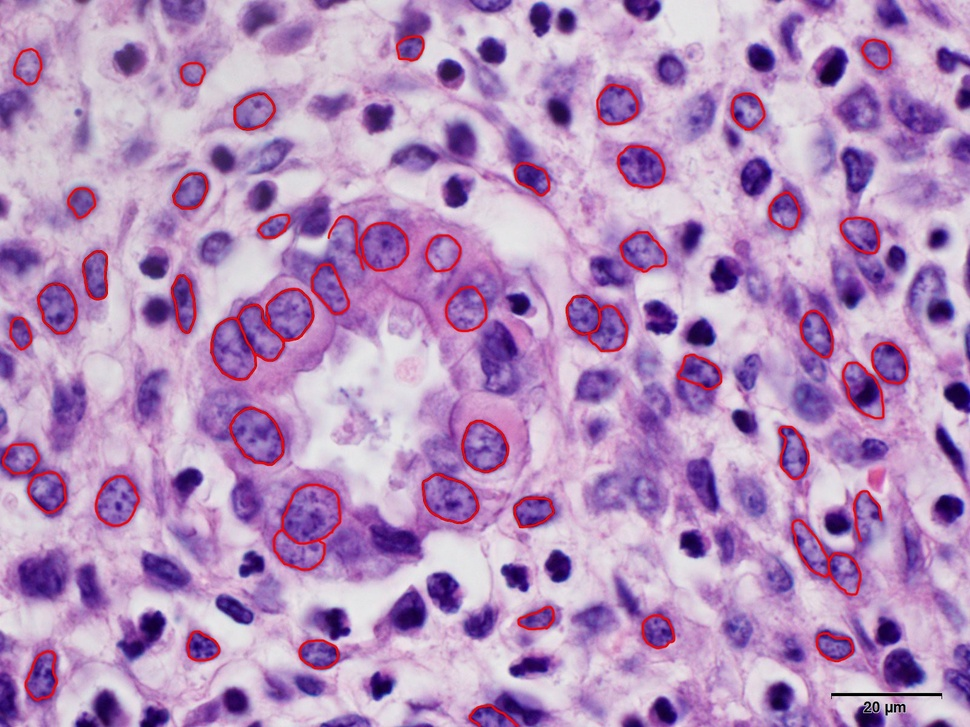
#> input picture image/lined2.jpg, 970 x 727 px, shrunk from 1600 x 1200 before the run
$ python kirinuki.py   (Python 2 division)
#> lines starting #> are read from the running program, lines starting #| are printed output that depends on the picture
import cv2
import numpy as np

#img = cv2.imread("/Users/satokazuki/Desktop/lined2.jpg")
#img2 = cv2.imread("/Users/satokazuki/Desktop/ori.jpg")
img = cv2.imread("image/lined2.jpg")
#> img is the input picture: shape (727, 970, 3); mean B, G, R 189.4, 143.2, 180.8
img2 = cv2.imread("image/ori.jpg", 0)
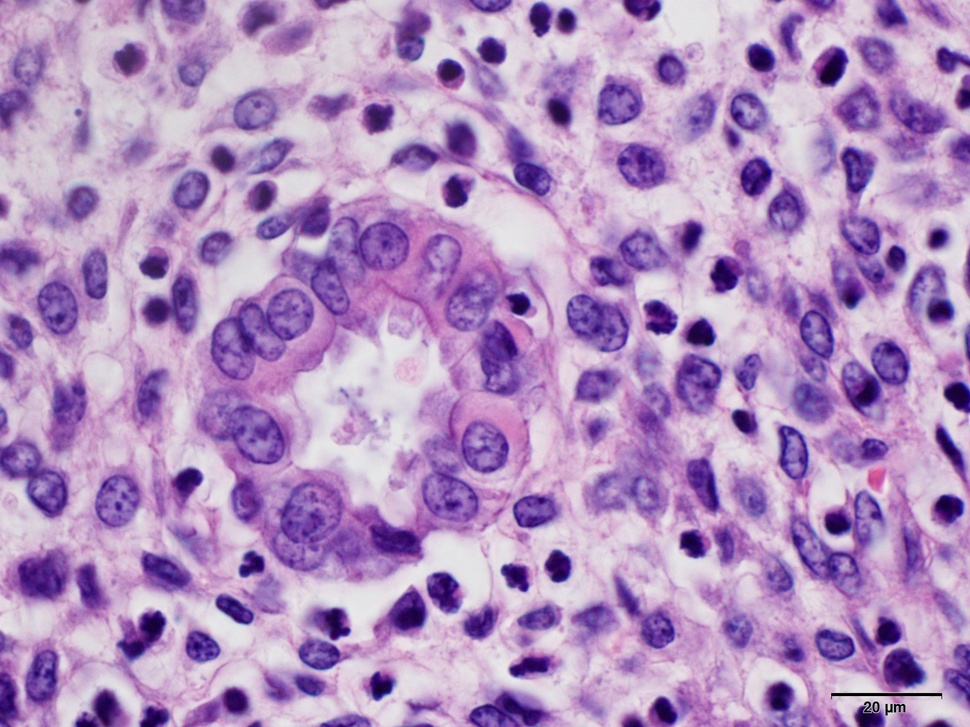
#> input picture image/ori.jpg, 970 x 727 px, shrunk from 1600 x 1200 before the run
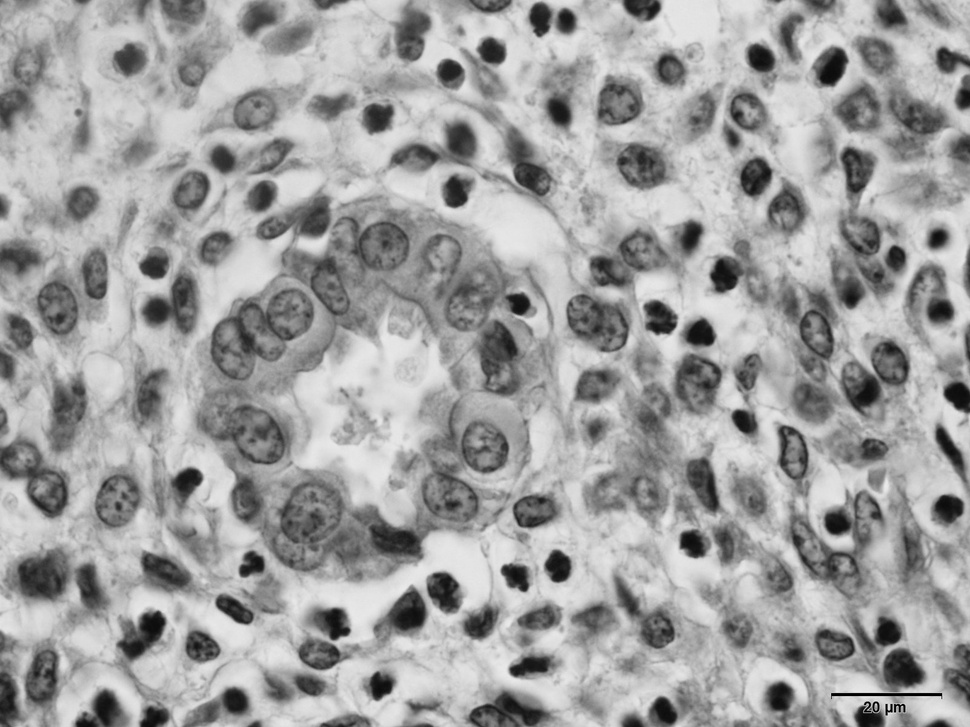
#> img2: shape (727, 970); min 0, max 238, mean 160.1
#length = 64
length = 254
half = length/2
#f = open("/Users/satokazuki/Desktop/redlist.txt", 'w')

height = img.shape[0]
#> height = 727
width = img.shape[1]
#> width = 970

count = 0

for y in range(0, height - 1):
	for x in range(0, width - 1):
		if (img[y, x, 2] > 200 and img[y, x, 1] < 100 and img[y, x, 0] <100):
			if (y - half >= 0 and y + half < height and x - half >= 0 and x + half < width):
				copy = img2[y - half : y + half +1 , x - half : x + half +1]
				cv2.imwrite("/Users/satokazuki/Desktop/training_6/membrane_x" + str(x) + "y_"+str(y)+ ".png", copy)
				count = count + 1
#> after the loop, count = 1042
			#f.write(str(x) + " " + str(y) + " " + str(img[y, x, 2]) + "\n")

print(count)
#| 1042
